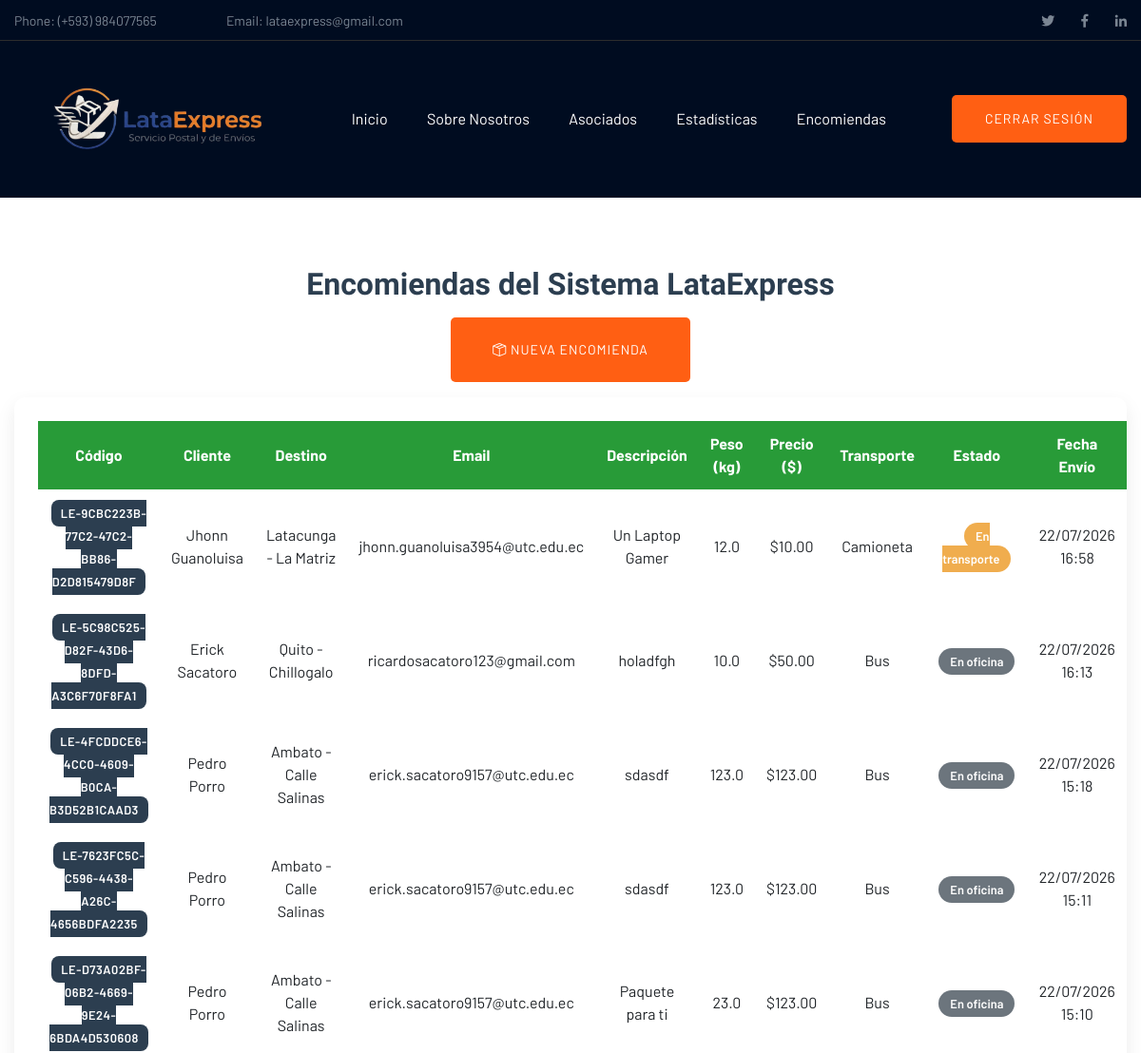
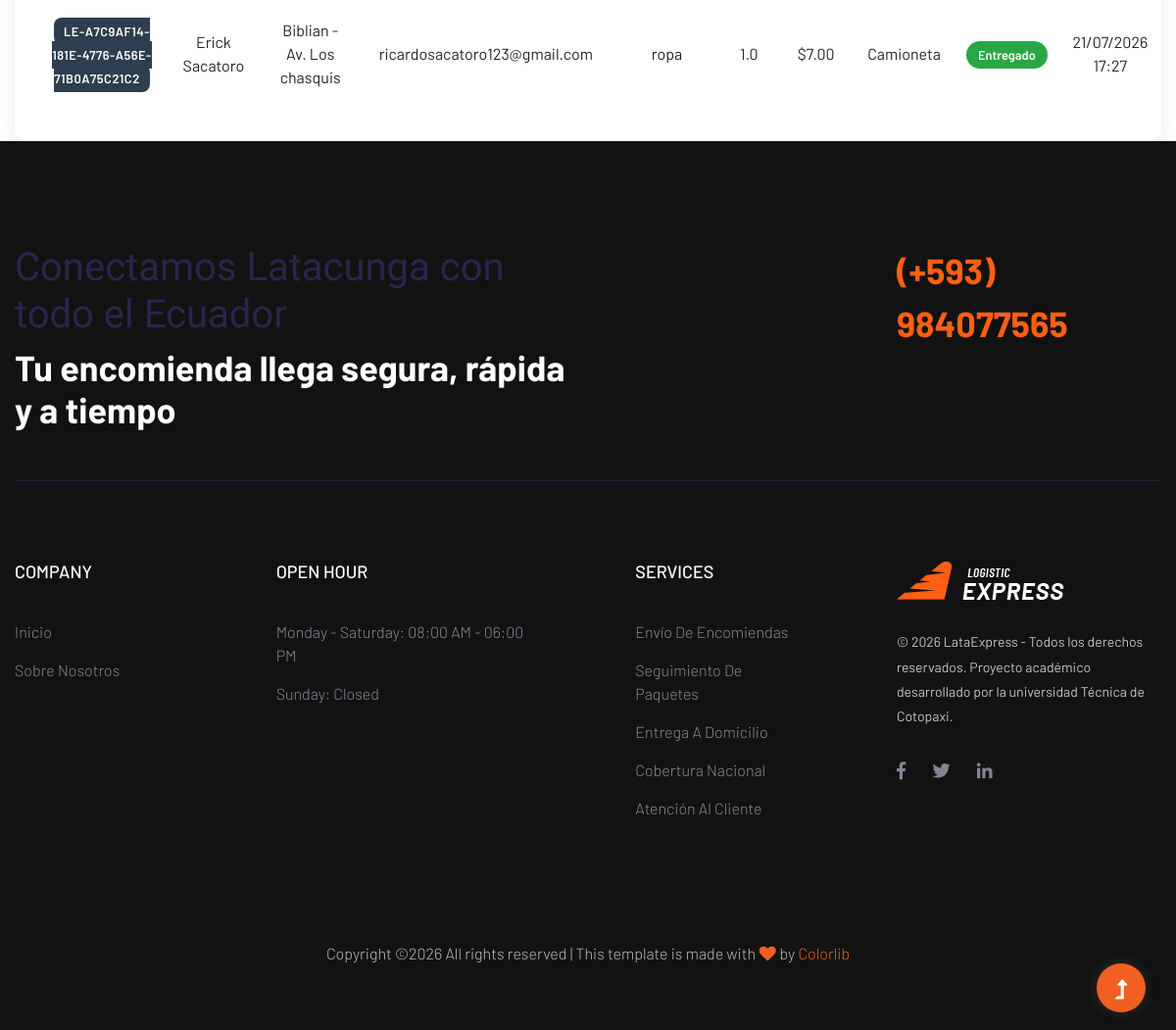
Page /showencomiendas/ (signed in) on the committed database (2 pictures, top to bottom).
### Envio/models.py (models this page shows, shortened)
class Encomienda(models.Model):
    ESTADOS = [
        ('OFICINA', 'En oficina'),
        ('TRANSPORTE', 'En transporte'),
        ('ENTREGADO', 'Entregado'),
    ]
    TRANSPORTE = [
        ('BUS', 'Bus'),
        ('CAMIONETA', 'Camioneta'),
        ('MOTO', 'Moto'),
    ]
    codigo = models.UUIDField(default=uuid.uuid4, editable=False, unique=True)
    cliente = models.ForeignKey(Cliente, on_delete=models.CASCADE)
    destino = models.ForeignKey(Destino, on_delete=models.CASCADE)
    descripcion = models.TextField()
    peso = models.FloatField()
    precio = models.DecimalField(max_digits=8, decimal_places=2)
    nombre_destinatario = models.CharField(max_length=150)
    cedula_destinatario = models.CharField(max_length=10)
    email_destinatario = models.EmailField()
    telefono_destinatario = models.CharField(max_length=15)
    estado = models.CharField(max_length=20, choices=ESTADOS, default='OFICINA')
    transporte = models.CharField(max_length=20, choices=TRANSPORTE)
    fecha_envio = models.DateTimeField(auto_now_add=True)
    fecha_estimada = models.DateTimeField()

class Cliente(models.Model):
    nombre = models.CharField(max_length=100)
    apellido= models.CharField(max_length=100)
    cedula = models.CharField(max_length=10, unique=True)
    email = models.EmailField()
    telefono = models.CharField(max_length=10)

class Destino(models.Model):
    ciudad = models.CharField(max_length=100)
    direccion = models.CharField(max_length=200)
    codigo_postal = models.CharField(max_length=6)
    nombre_destinatario = models.CharField(max_length=100, null=True, blank=True)
    cedula_destinatario = models.CharField(max_length=10, null=True, blank=True)
    email_destinatario = models.EmailField(null=True, blank=True)
    telefono_destinatario = models.CharField(max_length=15, null=True, blank=True)

### Envio/views.py (the view)
# urls.py: path('showencomiendas/', views.showencomiendas),
@requiere_admin
def showencomiendas(request):
    encomiendas = Encomienda.objects.select_related('cliente', 'destino').all().order_by('-fecha_envio')
    return render(request, 'showencomiendas.html', {
        'encomiendas': encomiendas
    })

### Envio/views.py (called while the page is built)
def es_admin(user):
    return user.is_authenticated and (
        user.is_superuser or user.groups.filter(name='admin').exists()
    )

### Envio/templates/showencomiendas.html (shortened to what this page needs)
{% extends "./plantillaPrincipal.html" %}
{% load static %}
{% block contenido %}
<div class="container mt-4">
    <h2 class="titulo-encomiendas">Encomiendas del Sistema LataExpress</h2>
    <div class="text-center my-3">
        <a class="btn btn-success btn-nuevo" href="/newencomienda/">
            <i class="bi bi-box-seam"></i> Nueva Encomienda
        </a>
    </div>
    <div class="contenedor-tabla" >
        <table id="tbl_encomiendas" class="table table-borderless align-middle" style="width:100%" >
            <thead>
                <tr>
                    <th>Código</th>
                    <th>Cliente</th>
                    <th>Destino</th>
                    <th>Email</th>
                    <th>Descripción</th>
                    <th>Peso (kg)</th>
                    <th>Precio ($)</th>
                    <th>Transporte</th>
                    <th>Estado</th>
                    <th>Fecha Envío</th>
                </tr>
            </thead>
            <tbody>
                {% for encomienda in encomiendas %}
                <tr>
                    <td>
                        <span class="badge-codigo" title="{{ encomienda.codigo }}"
                              onclick="copiarCodigo('{{ encomienda.codigo }}')">
                            LE-{{ encomienda.codigo|slice:":8"|upper }}
                        </span>
                    </td>
                    <td>{{ encomienda.cliente.nombre }} {{ encomienda.cliente.apellido }}</td>
                    <td>{{ encomienda.destino.ciudad }} - {{ encomienda.destino.direccion }}</td>
                    <td>{{ encomienda.cliente.email }}</td>
                    <td>{{ encomienda.descripcion|truncatechars:40 }}</td>
                    <td>{{ encomienda.peso }}</td>
                    <td>${{ encomienda.precio }}</td>
                    <td>{{ encomienda.get_transporte_display }}</td>
                    <td>
                        {% if encomienda.estado == 'OFICINA' %}
                            <span class="badge-estado badge-oficina">En oficina</span>
                        {% elif encomienda.estado == 'TRANSPORTE' %}
                            <span class="badge-estado badge-transporte">En transporte</span>
                        {% elif encomienda.estado == 'ENTREGADO' %}
                            <span class="badge-estado badge-entregado">Entregado</span>
                        {% endif %}
                    </td>
                    <td>{{ encomienda.fecha_envio|date:"d/m/Y H:i" }}</td>
                </tr>
                {% endfor %}
            </tbody>
        </table>
    </div>
</div>
{% endblock %}

### Envio/templates/showencomiendas.html (style rules this page uses)
.titulo-encomiendas { text-align: center; font-weight: 600; color: #2c3e50; }
.contenedor-tabla { background: #ffffff; padding: 25px; border-radius: 12px; box-shadow: 0 8px 20px rgba(0,0,0,0.08); width: 100%; overflow-x: auto; }
.btn-nuevo { border-radius: 25px; padding: 10px 20px; font-weight: 500; }
table thead { background-color: #289B38; color: white; }
table td, table th { vertical-align: middle !important; text-align: center; }
.badge-codigo { background-color: #2c3e50; color: #fff; padding: 6px 10px; border-radius: 8px; font-size: 0.8rem; font-weight: 600; letter-spacing: 0.5px; cursor: pointer; }
.badge-estado { padding: 6px 12px; border-radius: 20px; font-size: 0.8rem; font-weight: 600; }
.badge-oficina { background-color: #6c757d; color: #fff; }
.badge-transporte { background-color: #f0ad4e; color: #fff; }
.badge-entregado { background-color: #28a745; color: #fff; }

### rows in the picture
Encomienda: codigo "9CBC223B-77C2-47C2-BB86-D2D815479D8F", cliente.nombre "Jhonn", cliente.apellido "Guanoluisa", destino.ciudad "Latacunga", destino.direccion "La Matriz", cliente.email "jhonn.guanoluisa3954@utc.edu.ec", descripcion "Un Laptop Gamer", peso "12.0", precio "10.00", transporte "Camioneta", estado "En transporte", fecha_envio "22/07/2026 16:58"
Encomienda: codigo "5C98C525-D82F-43D6-8DFD-A3C6F70F8FA1", cliente.nombre "Erick", cliente.apellido "Sacatoro", destino.ciudad "Quito", destino.direccion "Chillogalo", cliente.email "ricardosacatoro123@gmail.com", descripcion "holadfgh", peso "10.0", precio "50.00", transporte "Bus", estado "En oficina", fecha_envio "22/07/2026 16:13"
Encomienda: codigo "4FCDDCE6-4CC0-4609-B0CA-B3D52B1CAAD3", cliente.nombre "Pedro", cliente.apellido "Porro", destino.ciudad "Ambato", destino.direccion "Calle Salinas", cliente.email "erick.sacatoro9157@utc.edu.ec", descripcion "sdasdf", peso "123.0", precio "123.00", transporte "Bus", estado "En oficina", fecha_envio "22/07/2026 15:18"
Encomienda: codigo "7623FC5C-C596-4438-A26C-4656BDFA2235", cliente.nombre "Pedro", cliente.apellido "Porro", destino.ciudad "Ambato", destino.direccion "Calle Salinas", cliente.email "erick.sacatoro9157@utc.edu.ec", descripcion "sdasdf", peso "123.0", precio "123.00", transporte "Bus", estado "En oficina", fecha_envio "22/07/2026 15:11"
Encomienda: codigo "D73A02BF-06B2-4669-9E24-6BDA4D530608", cliente.nombre "Pedro", cliente.apellido "Porro", destino.ciudad "Ambato", destino.direccion "Calle Salinas", cliente.email "erick.sacatoro9157@utc.edu.ec", descripcion "Paquete para ti", peso "23.0", precio "123.00", transporte "Bus", estado "En oficina", fecha_envio "22/07/2026 15:10"
Encomienda: codigo "A7C9AF14-181E-4776-A56E-71B0A75C21C2", cliente.nombre "Erick", cliente.apellido "Sacatoro", destino.ciudad "Biblian", destino.direccion "Av. Los chasquis", cliente.email "ricardosacatoro123@gmail.com", descripcion "ropa", peso "1.0", precio "7.00", transporte "Camioneta", estado "Entregado", fecha_envio "21/07/2026 17:27"
